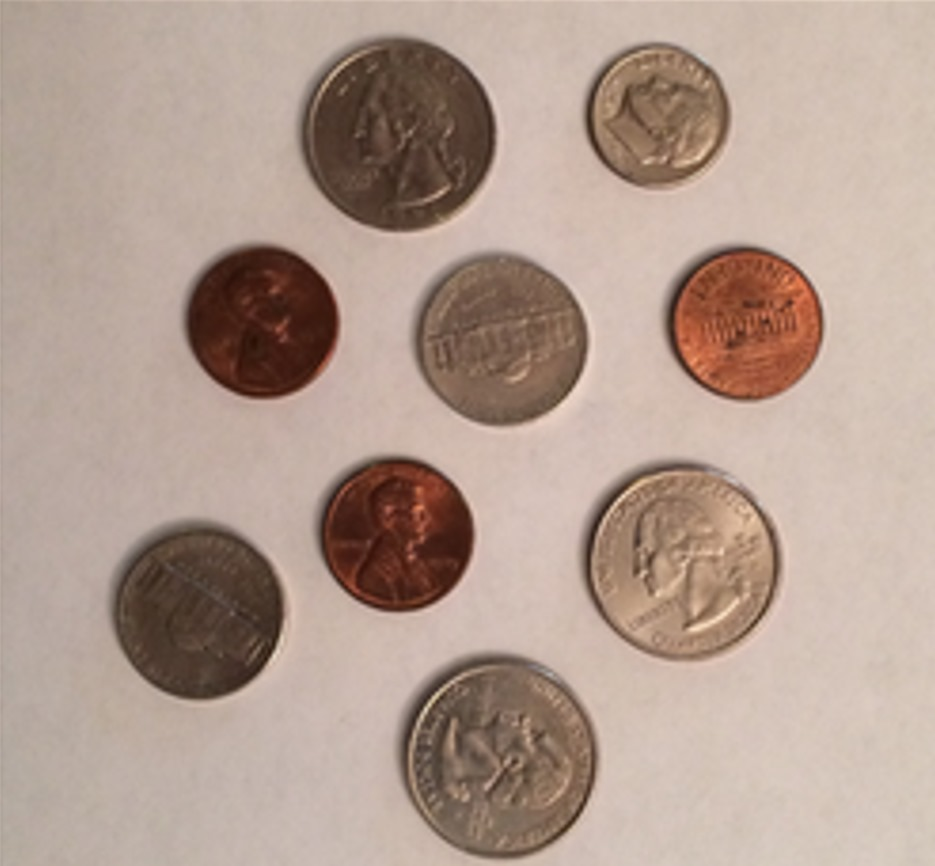
#> input picture 1.jpg, 935 x 866 px
$ jupyter execute 'coins project.ipynb'
#> lines starting #> are read from the running program, lines starting #| are printed output that depends on the picture; after the words box and inside, x2 and y2 are one past the last pixel; in counts of white or black regions, pixels touching at a corner belong together; long printed decimals are rounded
[cell 1]
import numpy as np
import cv2

[cell 2]
img = cv2.imread('1.jpg',cv2.IMREAD_GRAYSCALE)
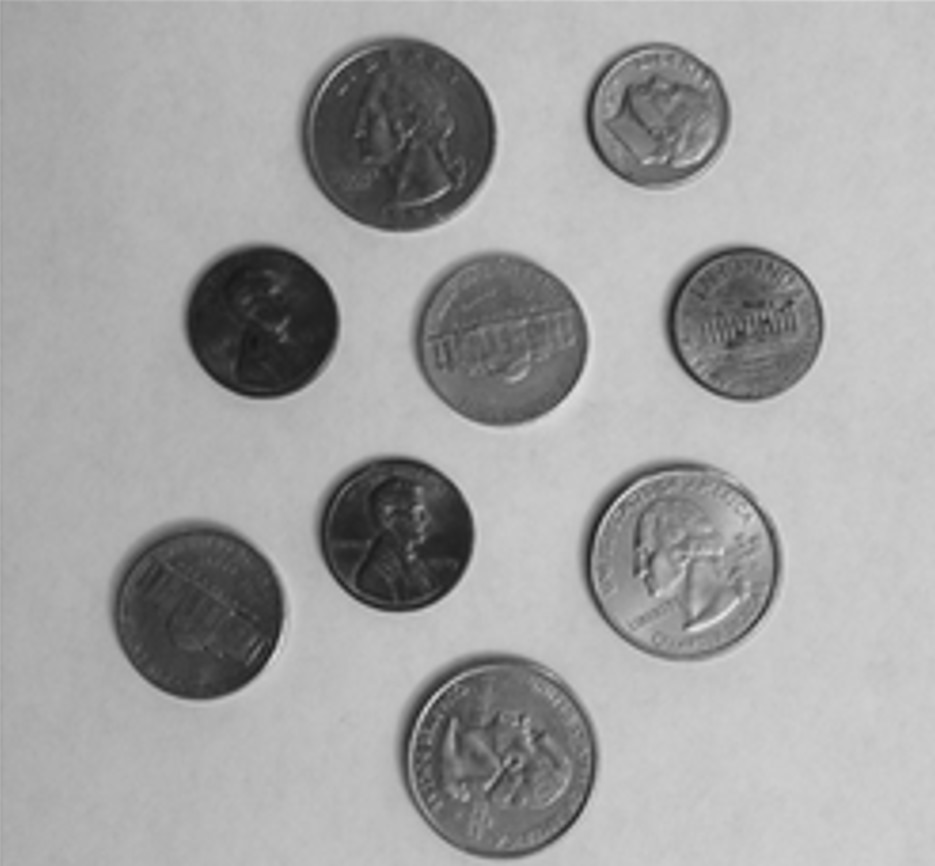
#> img: shape (866, 935); min 21, max 227, mean 161.9
original_image = cv2.GaussianBlur(img, (5,5), 0)

circles = cv2.HoughCircles(img,cv2.HOUGH_GRADIENT,0.9,
                           120,param1=50,param2=27,minRadius=60,maxRadius=100)
#> circles = [[499.5, 760.5, 91.7], [684.5, 563.5, 93.8], [401.5, 133.5, 92.8], [397.5, 534.5, 76.8], [199.5, 613.5, 85.2], [504.5, 340.5, 82.7], [262.5, 322.5, 75.4], [745.5, 323.5, 70.8], [654.5, 117.5, 68.7]]
print(circles)
#| [[[499.5 760.5  91.7]
#|   [684.5 563.5  93.8]
#|   [401.5 133.5  92.8]
#|   [397.5 534.5  76.8]
#|   [199.5 613.5  85.2]
#|   [504.5 340.5  82.7]
#|   [262.5 322.5  75.4]
#|   [745.5 323.5  70.8]
#|   [654.5 117.5  68.7]]]
circles = np.uint16(np.around(circles))
#> circles = [[500, 760, 92], [684, 564, 94], [402, 134, 93], [398, 534, 77], [200, 614, 85], [504, 340, 83], [262, 322, 75], [746, 324, 71], [654, 118, 69]]
count = 0
for i in circles[0,:]:
    #draw the circle
    radius = i[2]
    cv2.circle(original_image, (i[0], i[1]), radius, (255, 200, 255), 5)
    # Draw the center of the circle
    cv2.circle(original_image,(i[0],i[1]),2,(0,0,255),3)
    #cv2.putText(original_image,str(count),(i[0],i[1]),cv2.FONT_HERSHEY_SIMPLEX, 2, (0,0,0),2)
    count+=1
#> this loop made 9 passes
#> (i, radius) on passes 1 to 9: ([500, 760, 92], 92), ([684, 564, 94], 94), ([402, 134, 93], 93), ([398, 534, 77], 77), ([200, 614, 85], 85), ([504, 340, 83], 83), ([262, 322, 75], 75), ([746, 324, 71], 71), ([654, 118, 69], 69)
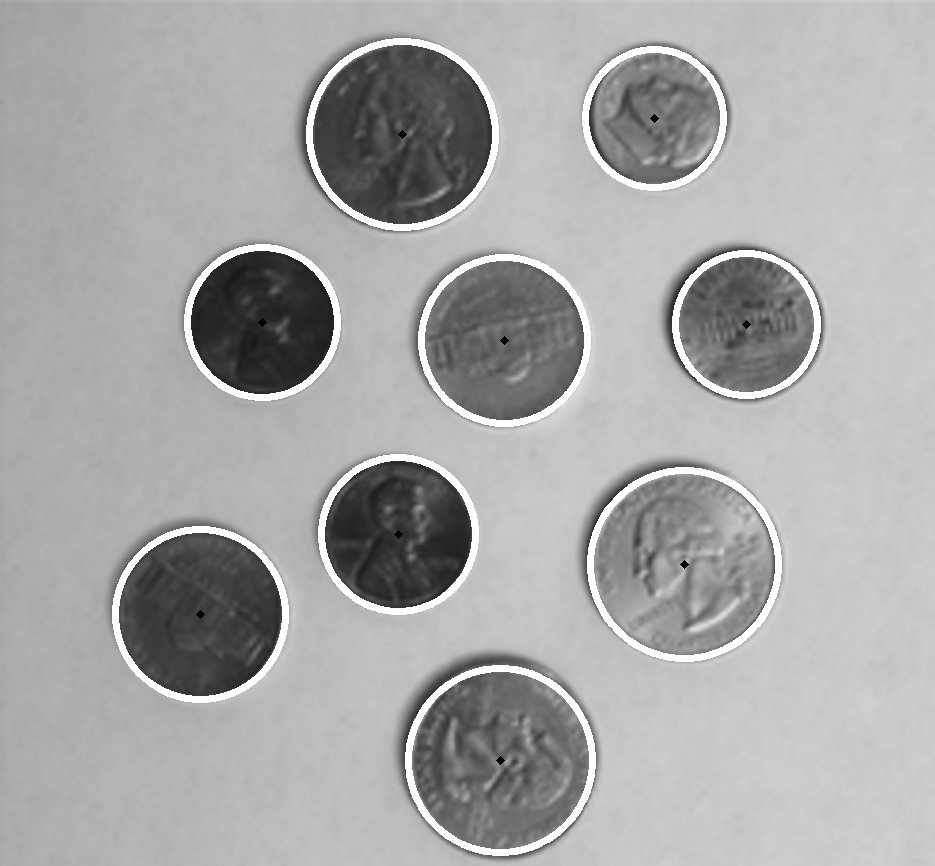
#> original_image: shape (866, 935); min 0, max 255, mean 167.8
#> after the loop, count = 9

[cell 3]
def get_radius(circles2):
    radius = []
    for coords in circles[0,:]:
        radius.append(coords[2])
#> this loop made 9 passes
#> after the loop, radius = [92, 94, 93, 77, 85, 83, 75, 71, 69]
    return radius
radii = get_radius(circles)
#> radii = [92, 94, 93, 77, 85, 83, 75, 71, 69]
print("Radius are: ",radii)
#| Radius are:  [92, 94, 93, 77, 85, 83, 75, 71, 69]


def av_pix(img,cirlces, size):
#> called with cirlces = array of shape (1, 9, 3), size = 20
    av_value = []
    for coords in circles[0,:]:
        col = np.mean(img[coords[1]-size:coords[1]+size,coords[0]-size:coords[0]+size])
        #print(img[coords[1]-size:coords[1]+size,coords[0]-size:coords[0]+size])
        av_value.append(col)
#> this loop made 9 passes
#> (coords, col) on passes 1 to 9: ([500, 760, 92], 103.9), ([684, 564, 94], 152), ([402, 134, 93], 73.04), ([398, 534, 77], 57.4), ([200, 614, 85], 63.14), ([504, 340, 83], 102), ([262, 322, 75], 43.39), ([746, 324, 71], 92.56), ([654, 118, 69], 111.5)
#> after the loop, av_value = [103.9, 152, 73.04, 57.4, 63.14, 102, 43.39, 92.56, 111.5]
    return av_value
bright_value = av_pix(img,circles,20)
#> bright_value has the same summary as av_value in av_pix
print("Brightness are: ",bright_value)
#| Brightness are:  [103.891, 152.029, 73.041, 57.399, 63.14, 102.048, 43.3875, 92.555, 111.475]

[cell 4]
value = []
for a,b in zip(bright_value,radii):
    if a>70 and b>90:
        value.append(10)
    elif 60<a<105 and 80<b<90:
        value.append(5)
    elif a>105 and b<80:
        value.append(2)
    elif a<95 and b<80:
        value.append(1)
#> this loop made 9 passes
#> (a, b) on passes 1 to 9: (103.9, 92), (152, 94), (73.04, 93), (57.4, 77), (63.14, 85), (102, 83), (43.39, 75), (92.56, 71), (111.5, 69)
#> after the loop, value = [10, 10, 10, 1, 5, 5, 1, 1, 2]
print(value)
#| [10, 10, 10, 1, 5, 5, 1, 1, 2]
count_2=0
for i in circles[0,:]:
    cv2.putText(original_image,str(value[count_2]) + "p",(i[0],i[1]),cv2.FONT_HERSHEY_SIMPLEX, 2, (0,0,0),2)
    count_2+=1
#> this loop made 9 passes
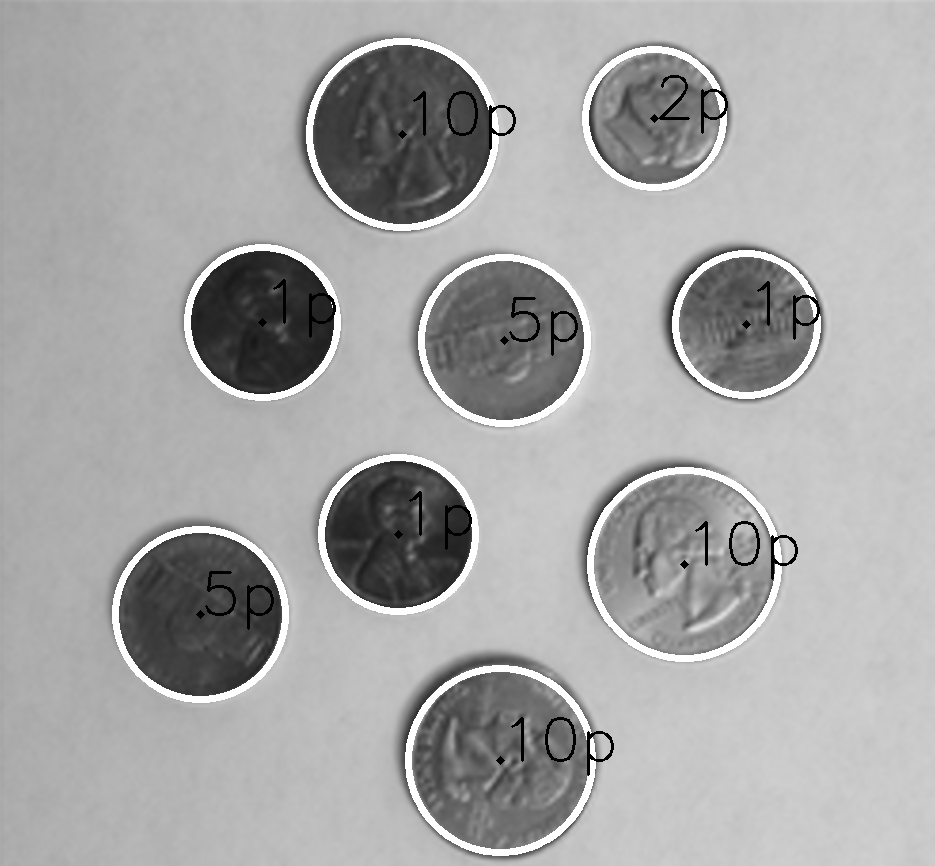
#> original_image: shape (866, 935); 0.73% of pixels changed, all inside (x1, y1, x2, y2) = (205, 75, 820, 776)
#> after the loop, count_2 = 9
cv2.putText(original_image,"ESTIMATED TOTAL VALUE: " +str(sum(value)) + "p",
            (200,100),cv2.FONT_HERSHEY_SIMPLEX, 1.5,20)
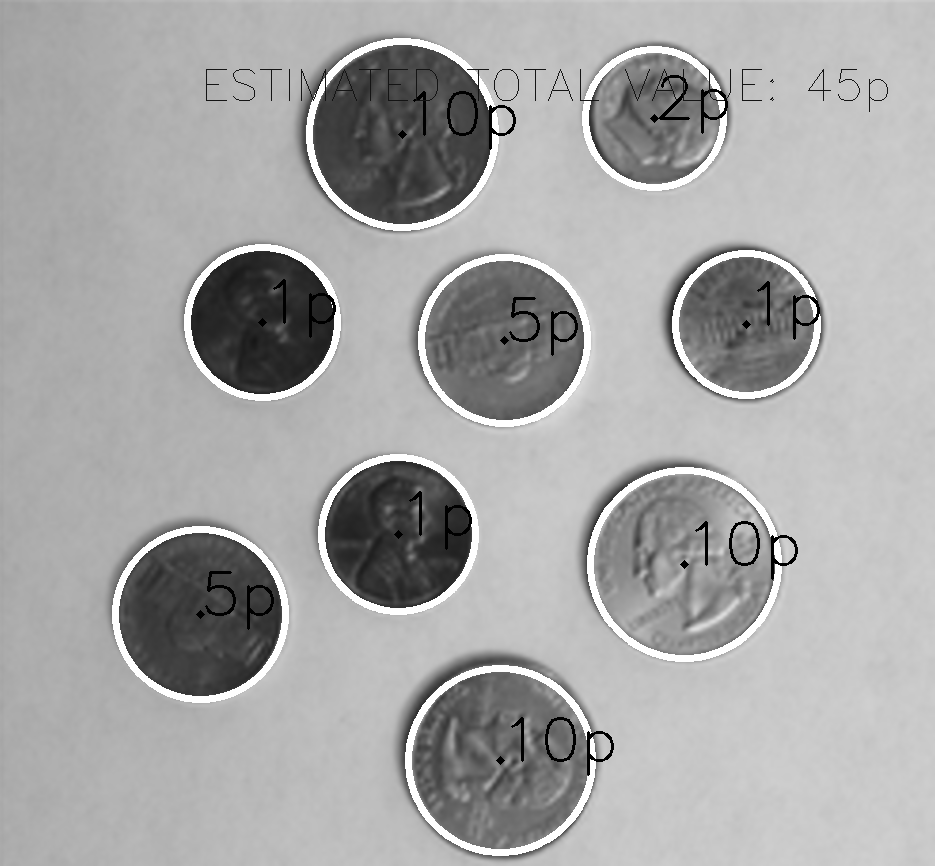
#> original_image: shape (866, 935); 0.19% of pixels changed, all inside (x1, y1, x2, y2) = (206, 69, 888, 112)
